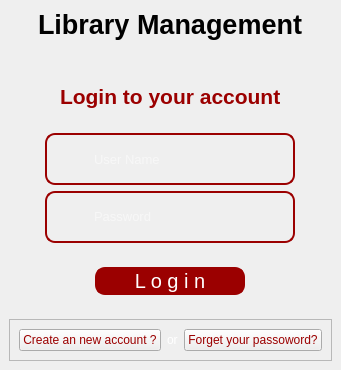
      <widget class="QWidget" name="stackedWidget_2Page1">
       <layout class="QVBoxLayout" name="verticalLayout">
        <property name="leftMargin">
         <number>0</number>
        </property>
        <property name="topMargin">
         <number>0</number>
        </property>
        <property name="rightMargin">
         <number>0</number>
        </property>
        <property name="bottomMargin">
         <number>0</number>
        </property>
        <item alignment="Qt::AlignHCenter">
         <widget class="QFrame" name="frame">
          <layout class="QVBoxLayout" name="verticalLayout_2">
           <item alignment="Qt::AlignHCenter">
            <widget class="QLabel" name="label_2">
             <property name="font">
              <font>
               <pointsize>20</pointsize>
               <italic>false</italic>
               <bold>true</bold>
              </font>
             </property>
             <property name="styleSheet">
              <string notr="true">color: black</string>
             </property>
             <property name="text">
              <string>Library Management</string>
             </property>
            </widget>
           </item>
           <item alignment="Qt::AlignHCenter">
            <widget class="QLabel" name="label_3">
             <property name="maximumSize">
              <size>
               <width>50</width>
               <height>50</height>
              </size>
             </property>
             <property name="text">
              <string/>
             </property>
             <property name="pixmap">
              <pixmap resource="Resource.qrc">:/Images/Resource/Images/user_login.png</pixmap>
             </property>
             <property name="scaledContents">
              <bool>true</bool>
             </property>
            </widget>
           </item>
          </layout>
         </widget>
        </item>
        <item>
         <widget class="QWidget" name="widget_3" native="true">
          <layout class="QHBoxLayout" name="horizontalLayout_2">
           <item alignment="Qt::AlignHCenter">
            <widget class="QLabel" name="label_4">
             <property name="font">
              <font>
               <pointsize>16</pointsize>
               <bold>true</bold>
              </font>
             </property>
             <property name="styleSheet">
              <string notr="true">color: #9B0000</string>
             </property>
             <property name="text">
              <string>Login to your account</string>
             </property>
            </widget>
           </item>
          </layout>
         </widget>
        </item>
        <item alignment="Qt::AlignHCenter">
         <widget class="QWidget" name="widget_4" native="true">
          <layout class="QVBoxLayout" name="verticalLayout_3">
           <item>
            <widget class="QFrame" name="frame_3">
             <property name="minimumSize">
              <size>
               <width>250</width>
               <height>0</height>
              </size>
             </property>
             <property name="maximumSize">
              <size>
               <width>500</width>
               <height>200</height>
              </size>
             </property>
             <property name="styleSheet">
              <string notr="true">#frame_3{
border-radius: 10px;
border: 2px solid #9B0000;
}</string>
             </property>
             <property name="frameShape">
              <enum>QFrame::StyledPanel</enum>
             </property>
             <property name="frameShadow">
              <enum>QFrame::Raised</enum>
             </property>
             <layout class="QHBoxLayout" name="horizontalLayout_3">
              <item>
               <widget class="QLabel" name="label_8">
                <property name="minimumSize">
                 <size>
                  <width>30</width>
                  <height>30</height>
                 </size>
                </property>
                <property name="maximumSize">
                 <size>
                  <width>30</width>
                  <height>30</height>
                 </size>
                </property>
                <property name="text">
                 <string/>
                </property>
                <property name="pixmap">
                 <pixmap resource="Resource.qrc">:/WhiteIcons/Resource/White/user.svg</pixmap>
                </property>
                <property name="scaledContents">
                 <bool>true</bool>
                </property>
               </widget>
              </item>
              <item>
               <widget class="QLineEdit" name="lineEdit">
                <property name="minimumSize">
                 <size>
                  <width>0</width>
                  <height>30</height>
                 </size>
                </property>
                <property name="font">
                 <font>
                  <pointsize>10</pointsize>
                 </font>
                </property>
                <property name="styleSheet">
                 <string notr="true">color: white;
background-color: transparent;
border: none</string>
                </property>
                <property name="placeholderText">
                 <string>User Name</string>
                </property>
               </widget>
              </item>
             </layout>
            </widget>
           </item>
           <item>
            <widget class="QFrame" name="frame_2">
             <property name="styleSheet">
              <string notr="true">#frame_2{
border-radius: 10px;
border: 2px solid #9B0000;
}</string>
             </property>
             <property name="frameShape">
              <enum>QFrame::StyledPanel</enum>
             </property>
             <property name="frameShadow">
              <enum>QFrame::Raised</enum>
             </property>
             <layout class="QHBoxLayout" name="horizontalLayout_4">
              <item>
               <widget class="QLabel" name="label_5">
                <property name="minimumSize">
                 <size>
                  <width>30</width>
                  <height>30</height>
                 </size>
                </property>
                <property name="maximumSize">
                 <size>
                  <width>30</width>
                  <height>30</height>
                 </size>
                </property>
                <property name="text">
                 <string/>
                </property>
                <property name="pixmap">
                 <pixmap resource="Resource.qrc">:/WhiteIcons/Resource/White/key.svg</pixmap>
                </property>
                <property name="scaledContents">
                 <bool>true</bool>
                </property>
               </widget>
              </item>
              <item>
               <widget class="QLineEdit" name="lineEdit_2">
                <property name="font">
                 <font>
                  <pointsize>10</pointsize>
                 </font>
                </property>
                <property name="styleSheet">
                 <string notr="true">color: white;
background-color: transparent;
border: none</string>
                </property>
                <property name="echoMode">
                 <enum>QLineEdit::Password</enum>
                </property>
                <property name="placeholderText">
                 <string>Password</string>
                </property>
               </widget>
              </item>
             </layout>
            </widget>
           </item>
          </layout>
         </widget>
        </item>
        <item alignment="Qt::AlignHCenter">
         <widget class="QFrame" name="frame_5">
          <layout class="QVBoxLayout" name="verticalLayout_4">
           <item>
            <widget class="QPushButton" name="pushButton">
             <property name="minimumSize">
              <size>
               <width>150</width>
               <height>0</height>
              </size>
             </property>
             <property name="maximumSize">
              <size>
               <width>200</width>
               <height>50</height>
              </size>
             </property>
             <property name="font">
              <font>
               <pointsize>15</pointsize>
              </font>
             </property>
             <property name="styleSheet">
              <string notr="true">QPushButton{
color: white;
background-color: #9B0000;
border-radius: 10px;
border: 2px solid  #9B0000;
}

QPushButton:hover{
background-color: #CD1818;
cursor: pointer;
}</string>
             </property>
             <property name="text">
              <string>L o g i n</string>
             </property>
            </widget>
           </item>
          </layout>
         </widget>
        </item>
        <item>
         <widget class="QWidget" name="widget_6" native="true">
          <layout class="QVBoxLayout" name="verticalLayout_5">
           <item alignment="Qt::AlignHCenter">
            <widget class="QFrame" name="frame_4">
             <property name="frameShape">
              <enum>QFrame::StyledPanel</enum>
             </property>
             <property name="frameShadow">
              <enum>QFrame::Raised</enum>
             </property>
             <layout class="QHBoxLayout" name="horizontalLayout_5">
              <item>
               <widget class="QPushButton" name="pushButton_2">
                <property name="styleSheet">
                 <string notr="true">color:  #9B0000</string>
                </property>
                <property name="text">
                 <string>Create an new account ?</string>
                </property>
               </widget>
              </item>
              <item>
               <widget class="QLabel" name="label_6">
                <property name="styleSheet">
                 <string notr="true">color: white</string>
                </property>
                <property name="text">
                 <string>or</string>
                </property>
               </widget>
              </item>
              <item>
               <widget class="QPushButton" name="pushButton_3">
                <property name="styleSheet">
                 <string notr="true">color:  #9B0000</string>
                </property>
                <property name="text">
                 <string>Forget your passoword?</string>
                </property>
               </widget>
              </item>
             </layout>
            </widget>
           </item>
          </layout>
         </widget>
        </item>
       </layout>
      </widget>
